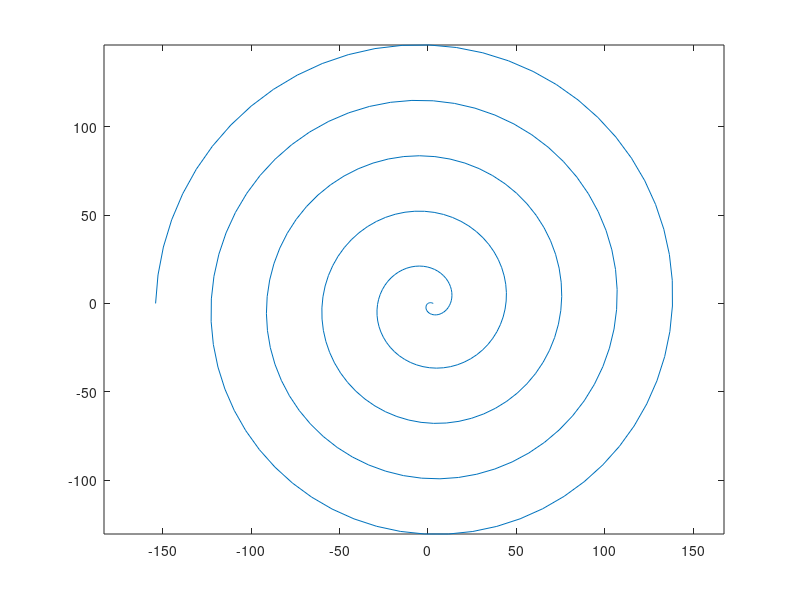

MATLAB code to generate this figure:


% Discretizamos ro y theta
theta = linspace(0, 10*pi, 300);
ro = 3 - 5 .* (theta);

% Transformamos a cartesianas
x = ro .* cos(theta);
y = ro .* sin(theta);

% Ploteamos
plot(x,y)
axis equal

